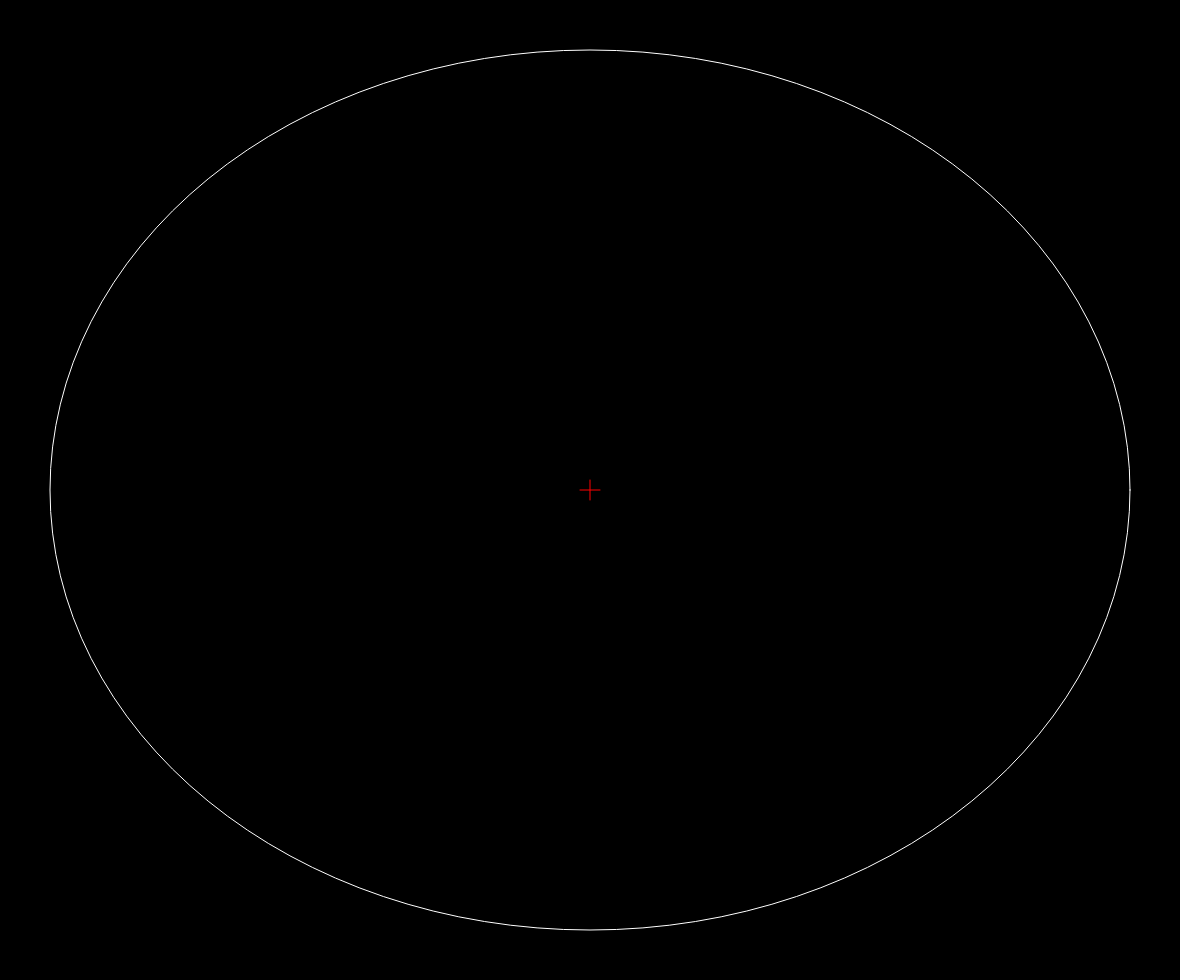
Frame 1 (no input)
Frame 60 (no input): identical to frame 1, image omitted
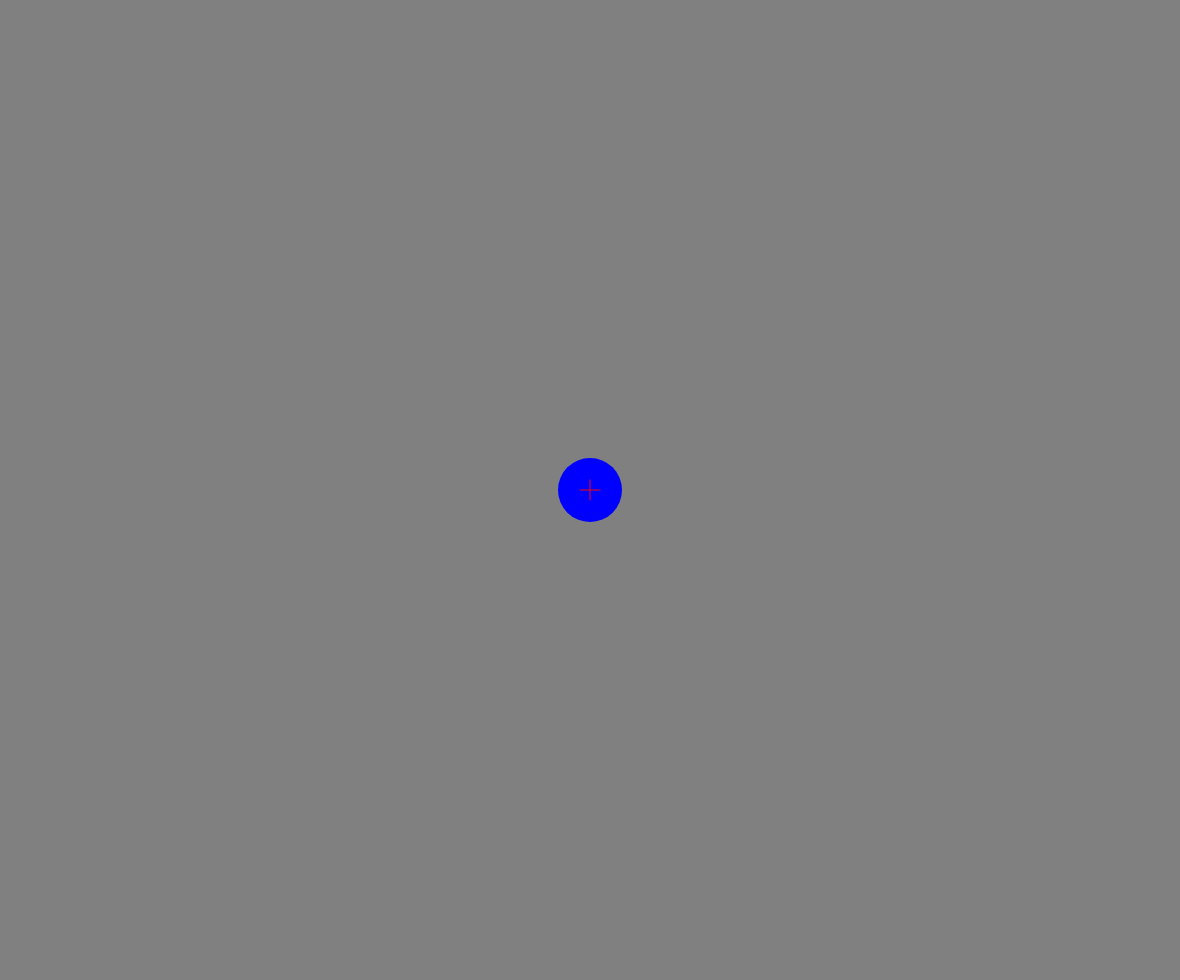
Frame 120 (the mouse pressed at the canvas centre since frame 60)

The p5.js sketch that drew these frames (run headless with seeded random() and noise() and a simulated clock; from frame 60 on, the mouse is pressed at the canvas centre):

// p5.js sketch
// ── sketch.js
var col = 0;
var col1 = 0;
var col2 = 0;
var a1 = 0;
var a2 = 0;
var a3 = 0;
var a4 = 0;
var grower = 0;

//var w = displayWidth-20;
//var h = displayHeight-160;

function setup() {
	createCanvas(window.innerWidth-20, window.innerHeight-20);
}

function draw() {
	// Background
	col = map(mouseX, 0, width, 0, 255);
	background(col);
	
	// Path
	pathcol = map(col, 0, 255, 255, 0)
	fill(col);
	stroke(pathcol);
	ellipse(width/2, height/2, width-100, height-100);
	
	
	// Moving Ellipses
	noStroke();
	fill(0, 0, 255, a1);
	ellipse(mouseX, height/2, 64, 64);
	
	fill(0, 0, 255, a2);
	ellipse(width/2, mouseY, 64, 64);
	
	reversemousex = map(mouseX, 0, width, width, 0);
	fill(0, 0, 255, a3);
	ellipse(reversemousex, height/2, 64, 64);
	
	reveresmousey = map(mouseY, 0, height, height, 0);
	fill(0, 0, 255, a4);
	ellipse(width/2, reveresmousey, 64, 64);
	
	
	// Making the moving ellipses appear
	if ((mouseIsPressed) && (a3 === 255)) {
		a4 = 255;
	}
	if ((mouseIsPressed) && (a2 === 255)) {
		a3 = 255;
	}
	if ((mouseIsPressed) && (a1 === 255)) {
		a2 = 255;
	}
	if (mouseIsPressed) {
		a1 = 255;
		mouseIsPressed = false;
	}
	
	// Growing Center
	if ((mouseX == floor(width/2)) && (mouseY == floor(height/2))) {
		fill(0, 0, 255);
		noStroke();
		circle(floor(width/2), floor(height/2), grower)
		grower = grower + 1;
	} else {
		grower = 0;
	}
	
	// Optional Aiming Cross
	stroke(255, 0, 0);
	line((width/2)+10, height/2, (width/2)-10, height/2);
	line((width/2), height/2+10, (width/2), height/2-10);
	
	// Reset Switch
	if (keyIsPressed) {
		col1 = 0;
		col2 = 0;
		a1 = 0;
		a2 = 0;
		a3 = 0;
		a4 = 0;
		grower = 0;
	}
}
